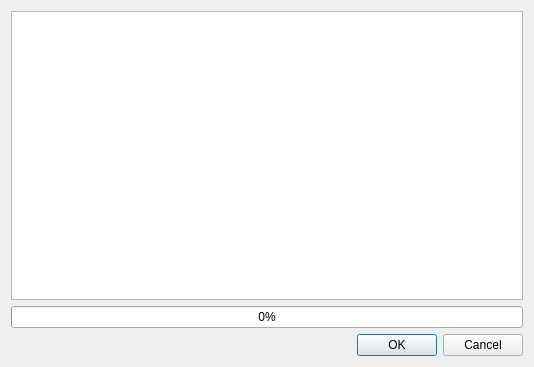
<?xml version="1.0" encoding="UTF-8"?>
<ui version="4.0">
 <class>updateTLE</class>
 <widget class="QDialog" name="updateTLE">
  <property name="geometry">
   <rect>
    <x>0</x>
    <y>0</y>
    <width>534</width>
    <height>367</height>
   </rect>
  </property>
  <property name="windowTitle">
   <string>updateTLE_dialog</string>
  </property>
  <layout class="QVBoxLayout" name="verticalLayout_2">
   <item>
    <widget class="QPlainTextEdit" name="plainTextEdit">
     <property name="plainText">
      <string/>
     </property>
    </widget>
   </item>
   <item>
    <widget class="QProgressBar" name="progressBar">
     <property name="value">
      <number>0</number>
     </property>
    </widget>
   </item>
   <item>
    <widget class="QDialogButtonBox" name="buttonBox">
     <property name="standardButtons">
      <set>QDialogButtonBox::Cancel|QDialogButtonBox::Ok</set>
     </property>
    </widget>
   </item>
  </layout>
 </widget>
 <layoutdefault spacing="6" margin="11"/>
 <resources/>
 <connections/>
</ui>
